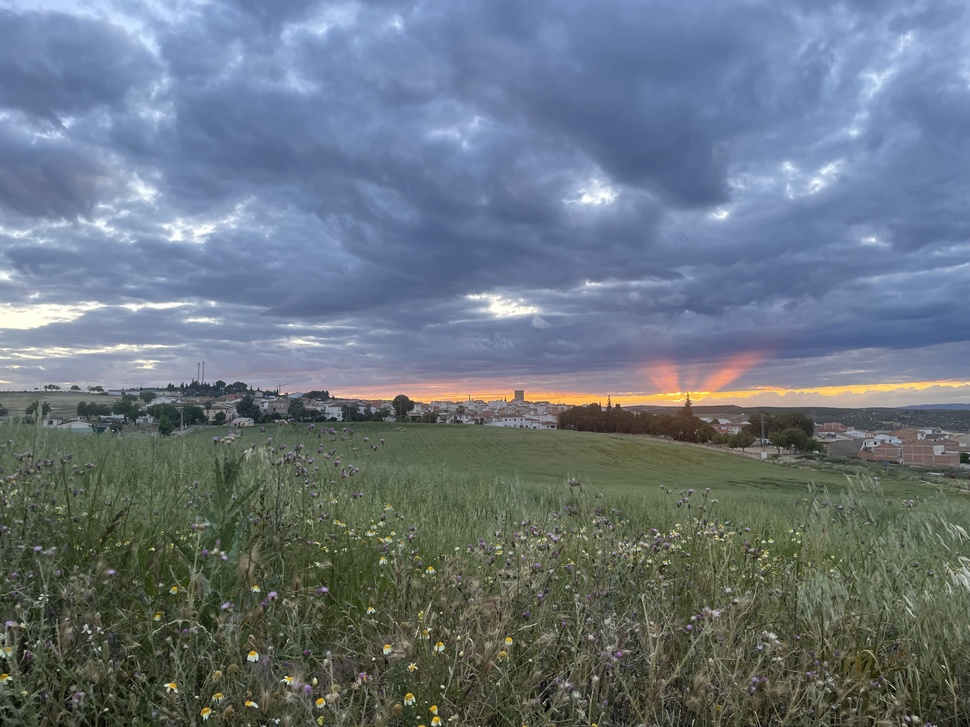
#> input picture ejercicioscapitulo7/imagen.jpg, 970 x 727 px, shrunk from 4032 x 3024 before the run
$ python estadisticas_histograma.py
#> lines starting #> are read from the running program, lines starting #| are printed output that depends on the picture
#estadisticas_histograma.py
import cv2
import matplotlib.pyplot as plt
import numpy as np

img = cv2.imread('imagen.jpg', cv2.IMREAD_GRAYSCALE)
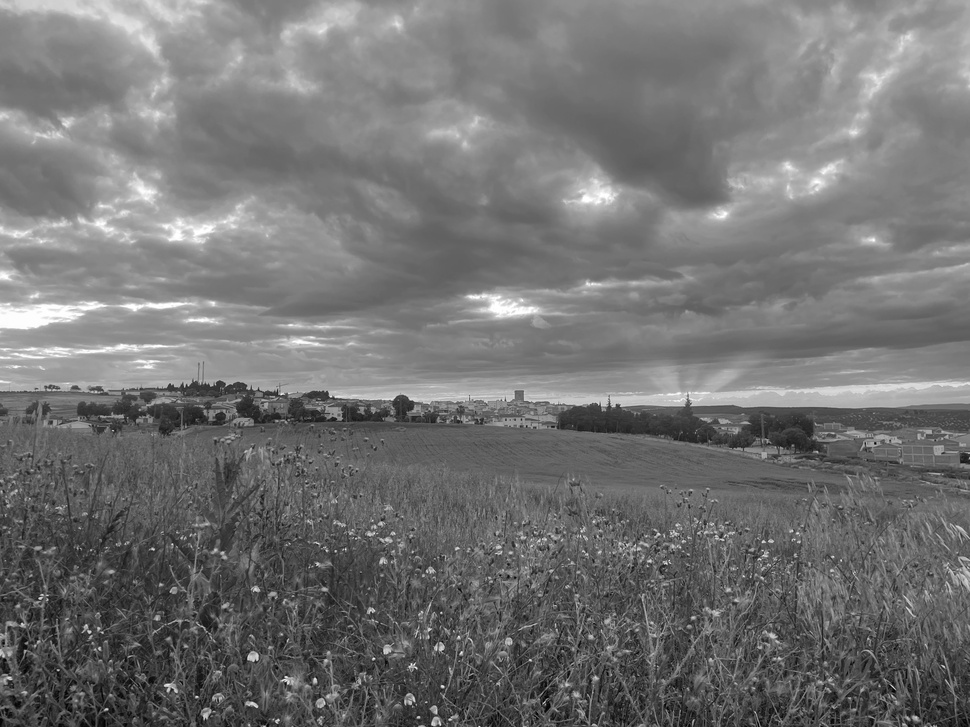
#> img: shape (727, 970); min 0, max 255, mean 114.9

media = np.mean(img)
#> media = 114.9
desviacion = np.std(img)
#> desviacion = 37.44
varianza = np.var(img)
#> varianza = 1402
min_val, max_val, _, _ = cv2.minMaxLoc(img)
#> min_val = 0; max_val = 255

print(f"Estadísticas de la imagen:")
print(f"Media de intensidad: {media:.2f}")
#| Media de intensidad: 114.89
print(f"Desviación Estándar: {desviacion:.2f}")
#| Desviación Estándar: 37.44
print(f"Varianza: {varianza:.2f}")
#| Varianza: 1401.99
print(f"Rango de valores: [{min_val}, {max_val}]")
#| Rango de valores: [0.0, 255.0]
